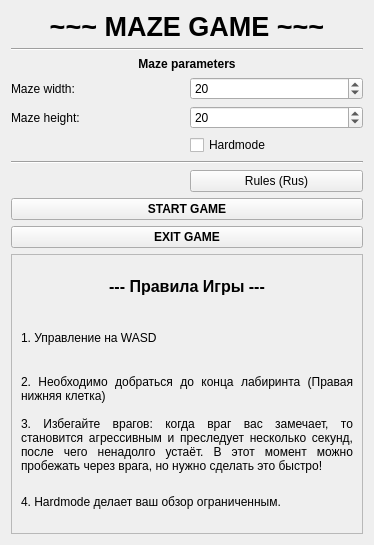
<?xml version="1.0" encoding="UTF-8"?>
<ui version="4.0">
 <class>Menu</class>
 <widget class="QWidget" name="Menu">
  <property name="geometry">
   <rect>
    <x>0</x>
    <y>0</y>
    <width>374</width>
    <height>545</height>
   </rect>
  </property>
  <property name="sizePolicy">
   <sizepolicy hsizetype="Preferred" vsizetype="Preferred">
    <horstretch>0</horstretch>
    <verstretch>0</verstretch>
   </sizepolicy>
  </property>
  <property name="windowTitle">
   <string>Maze Menu</string>
  </property>
  <layout class="QGridLayout" name="gridLayout">
   <item row="8" column="0" colspan="2">
    <widget class="QPushButton" name="startButton">
     <property name="font">
      <font>
       <weight>75</weight>
       <bold>true</bold>
       <underline>false</underline>
       <strikeout>false</strikeout>
      </font>
     </property>
     <property name="text">
      <string>START GAME</string>
     </property>
    </widget>
   </item>
   <item row="5" column="1">
    <widget class="QCheckBox" name="hardmodeCcheckBox">
     <property name="text">
      <string>Hardmode</string>
     </property>
    </widget>
   </item>
   <item row="1" column="0" colspan="2">
    <widget class="Line" name="line_2">
     <property name="orientation">
      <enum>Qt::Horizontal</enum>
     </property>
    </widget>
   </item>
   <item row="7" column="1">
    <widget class="QPushButton" name="rulesButton">
     <property name="text">
      <string>Rules (Rus)</string>
     </property>
    </widget>
   </item>
   <item row="3" column="1">
    <widget class="QSpinBox" name="w_SpinBox">
     <property name="sizePolicy">
      <sizepolicy hsizetype="Preferred" vsizetype="Fixed">
       <horstretch>0</horstretch>
       <verstretch>0</verstretch>
      </sizepolicy>
     </property>
     <property name="alignment">
      <set>Qt::AlignLeading|Qt::AlignLeft|Qt::AlignVCenter</set>
     </property>
     <property name="buttonSymbols">
      <enum>QAbstractSpinBox::UpDownArrows</enum>
     </property>
     <property name="minimum">
      <number>15</number>
     </property>
     <property name="maximum">
      <number>40</number>
     </property>
     <property name="value">
      <number>20</number>
     </property>
    </widget>
   </item>
   <item row="4" column="1">
    <widget class="QSpinBox" name="h_SpinBox">
     <property name="sizePolicy">
      <sizepolicy hsizetype="Preferred" vsizetype="Fixed">
       <horstretch>0</horstretch>
       <verstretch>0</verstretch>
      </sizepolicy>
     </property>
     <property name="minimum">
      <number>15</number>
     </property>
     <property name="maximum">
      <number>40</number>
     </property>
     <property name="value">
      <number>20</number>
     </property>
    </widget>
   </item>
   <item row="9" column="0" colspan="2">
    <widget class="QPushButton" name="exitButton">
     <property name="font">
      <font>
       <weight>75</weight>
       <bold>true</bold>
      </font>
     </property>
     <property name="text">
      <string>EXIT GAME</string>
     </property>
    </widget>
   </item>
   <item row="3" column="0">
    <widget class="QLabel" name="label">
     <property name="sizePolicy">
      <sizepolicy hsizetype="Preferred" vsizetype="Preferred">
       <horstretch>0</horstretch>
       <verstretch>0</verstretch>
      </sizepolicy>
     </property>
     <property name="text">
      <string>Maze width:</string>
     </property>
     <property name="alignment">
      <set>Qt::AlignLeading|Qt::AlignLeft|Qt::AlignVCenter</set>
     </property>
    </widget>
   </item>
   <item row="0" column="0" colspan="2">
    <widget class="QLabel" name="menuLabel">
     <property name="sizePolicy">
      <sizepolicy hsizetype="Preferred" vsizetype="Maximum">
       <horstretch>0</horstretch>
       <verstretch>0</verstretch>
      </sizepolicy>
     </property>
     <property name="font">
      <font>
       <pointsize>20</pointsize>
       <weight>75</weight>
       <bold>true</bold>
      </font>
     </property>
     <property name="text">
      <string>~~~ MAZE GAME ~~~</string>
     </property>
     <property name="alignment">
      <set>Qt::AlignHCenter|Qt::AlignTop</set>
     </property>
     <property name="wordWrap">
      <bool>false</bool>
     </property>
    </widget>
   </item>
   <item row="10" column="0" colspan="2">
    <widget class="QFrame" name="rulesFrame">
     <property name="frameShape">
      <enum>QFrame::StyledPanel</enum>
     </property>
     <property name="frameShadow">
      <enum>QFrame::Raised</enum>
     </property>
     <layout class="QVBoxLayout" name="verticalLayout">
      <item>
       <widget class="QLabel" name="label_4">
        <property name="font">
         <font>
          <pointsize>12</pointsize>
          <weight>75</weight>
          <bold>true</bold>
         </font>
        </property>
        <property name="text">
         <string>--- Правила Игры ---</string>
        </property>
        <property name="alignment">
         <set>Qt::AlignCenter</set>
        </property>
        <property name="wordWrap">
         <bool>false</bool>
        </property>
       </widget>
      </item>
      <item>
       <widget class="QLabel" name="label_7">
        <property name="text">
         <string>1. Управление на WASD</string>
        </property>
        <property name="alignment">
         <set>Qt::AlignJustify|Qt::AlignVCenter</set>
        </property>
        <property name="wordWrap">
         <bool>true</bool>
        </property>
       </widget>
      </item>
      <item>
       <widget class="QLabel" name="label_5">
        <property name="text">
         <string>2. Необходимо добраться до конца лабиринта (Правая нижняя клетка)</string>
        </property>
        <property name="alignment">
         <set>Qt::AlignJustify|Qt::AlignVCenter</set>
        </property>
        <property name="wordWrap">
         <bool>true</bool>
        </property>
       </widget>
      </item>
      <item>
       <widget class="QLabel" name="label_6">
        <property name="sizePolicy">
         <sizepolicy hsizetype="Preferred" vsizetype="Preferred">
          <horstretch>0</horstretch>
          <verstretch>0</verstretch>
         </sizepolicy>
        </property>
        <property name="text">
         <string>3. Избегайте врагов: когда враг вас замечает, то становится агрессивным и преследует несколько секунд, после чего ненадолго устаёт. В этот момент можно пробежать через врага, но нужно сделать это быстро!</string>
        </property>
        <property name="textFormat">
         <enum>Qt::AutoText</enum>
        </property>
        <property name="alignment">
         <set>Qt::AlignJustify|Qt::AlignVCenter</set>
        </property>
        <property name="wordWrap">
         <bool>true</bool>
        </property>
       </widget>
      </item>
      <item>
       <widget class="QLabel" name="label_8">
        <property name="text">
         <string>4. Hardmode делает ваш обзор ограниченным.</string>
        </property>
        <property name="wordWrap">
         <bool>true</bool>
        </property>
       </widget>
      </item>
     </layout>
    </widget>
   </item>
   <item row="6" column="0" colspan="2">
    <widget class="Line" name="line">
     <property name="orientation">
      <enum>Qt::Horizontal</enum>
     </property>
    </widget>
   </item>
   <item row="4" column="0">
    <widget class="QLabel" name="label_2">
     <property name="sizePolicy">
      <sizepolicy hsizetype="Preferred" vsizetype="Preferred">
       <horstretch>0</horstretch>
       <verstretch>0</verstretch>
      </sizepolicy>
     </property>
     <property name="text">
      <string>Maze height:</string>
     </property>
     <property name="alignment">
      <set>Qt::AlignLeading|Qt::AlignLeft|Qt::AlignVCenter</set>
     </property>
    </widget>
   </item>
   <item row="2" column="0" colspan="2">
    <widget class="QLabel" name="label_3">
     <property name="sizePolicy">
      <sizepolicy hsizetype="Preferred" vsizetype="Maximum">
       <horstretch>0</horstretch>
       <verstretch>0</verstretch>
      </sizepolicy>
     </property>
     <property name="font">
      <font>
       <weight>75</weight>
       <bold>true</bold>
      </font>
     </property>
     <property name="text">
      <string>Maze parameters</string>
     </property>
     <property name="alignment">
      <set>Qt::AlignBottom|Qt::AlignHCenter</set>
     </property>
    </widget>
   </item>
  </layout>
 </widget>
 <resources/>
 <connections/>
</ui>
